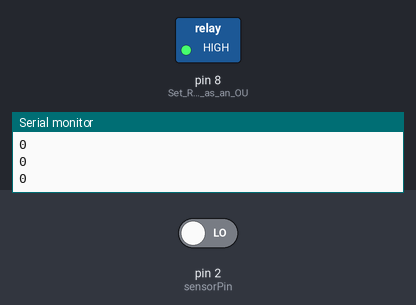
Bench run of a sketch on a simulated Arduino Uno, built with avr-gcc and run on an emulated ATmega328P. Shown: switched loads named in the sketch (green lamp = pin HIGH), the last lines printed to the serial monitor. The test bench sets the inputs (shaded band); at power-on: pin 2 (sensorPin) LOW.

Above: at 10.8 s.
10.9 s: pin 2 (sensorPin) driven HIGH
At 15.5 s:
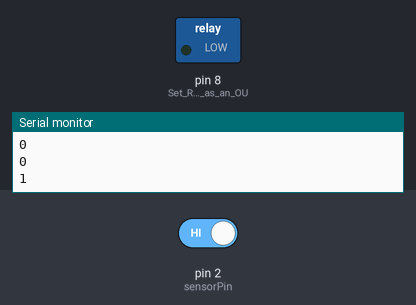
16.9 s: pin 2 (sensorPin) driven LOW
At 20.5 s:
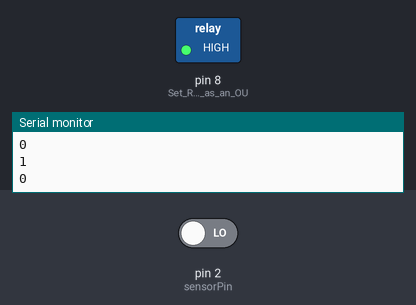
Timing chart, 0 to 22.0 s (numbered marks = the images above; inputs shaded):
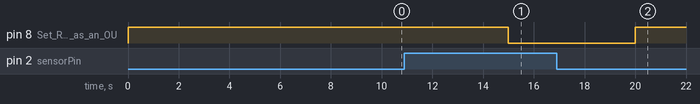

The sketch:

simpleSmartLightArduino.ino
```cpp
/*Simple Arduino Smart Light, LDR Sensor and Relay Module
 * Made Adi Paramartha Putra,
 * STMIK Primakara
 * April 2020
 */

//Variable Declaration
int sensorPin = 2; // Input pin for LDR
int relayPin = 8;
int sensorValue = 0; // variable to store LDR sensor read value

//Setup (Running Once)
void setup() {
pinMode(8, OUTPUT); //Set Relay Module as an OUPUT
pinMode(2, INPUT);  //Set LDR Sensor as an INPUT
Serial.begin(9600); //Serial Port Comm
}

//Loop (Forever)
void loop() {
sensorValue = digitalRead(sensorPin); // Read Current Value of Sensor
Serial.println(sensorValue); //Print in Serial Monitor
  if(sensorValue==1){ //Check Condition of sensorValue
    digitalWrite(8,LOW);  //Turn off Relay Module
  }else{
    digitalWrite(8,HIGH); //Turn on Relay Module
  }
delay(5000);  //Give 5 seconds delay to read.

}
```

Measured:
- after the input at 10.9 s, pin 8 (Set_Relay_Module_as_an_OU): HIGH → LOW after 4.1 s
- after the input at 16.9 s, pin 8 (Set_Relay_Module_as_an_OU): LOW → HIGH after 3.1 s
